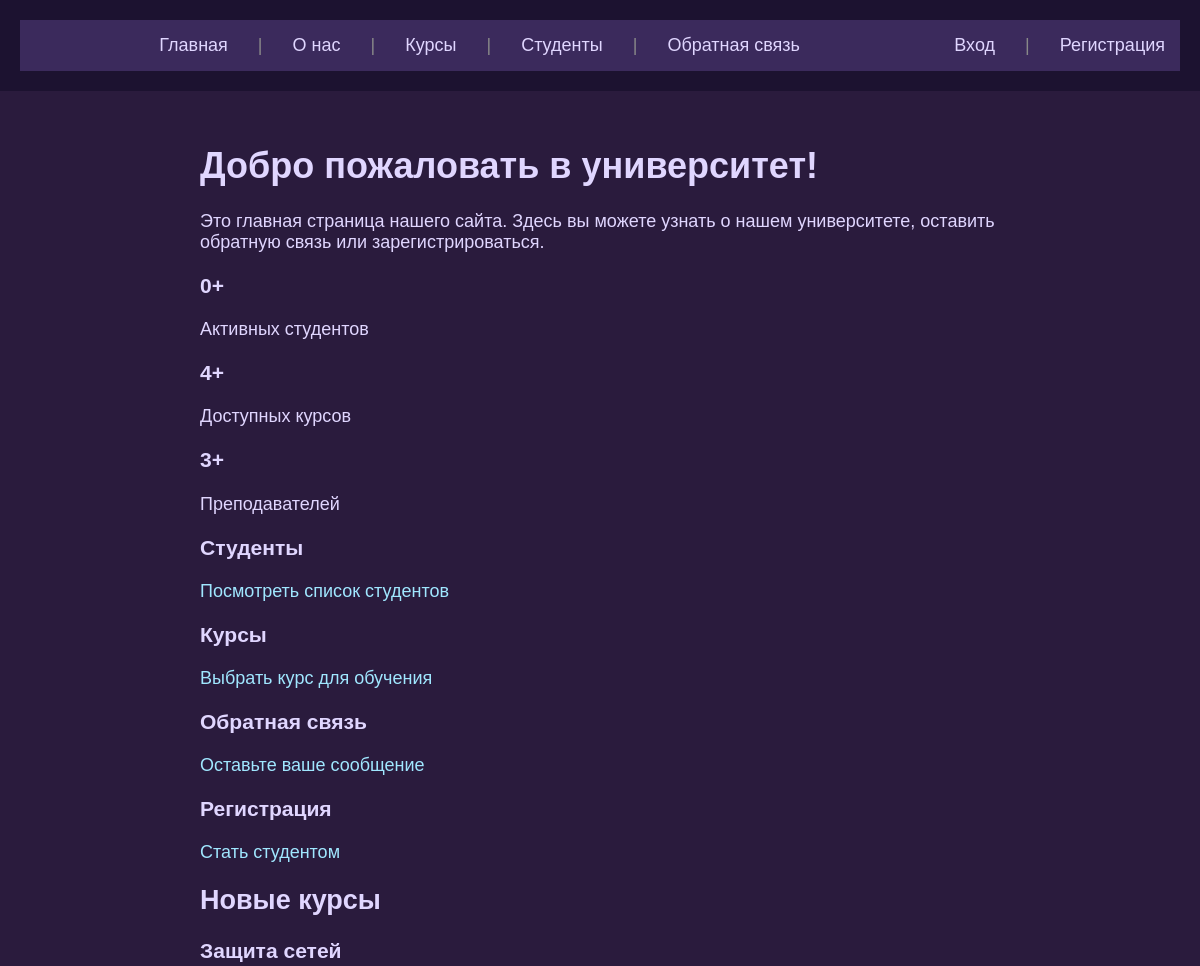
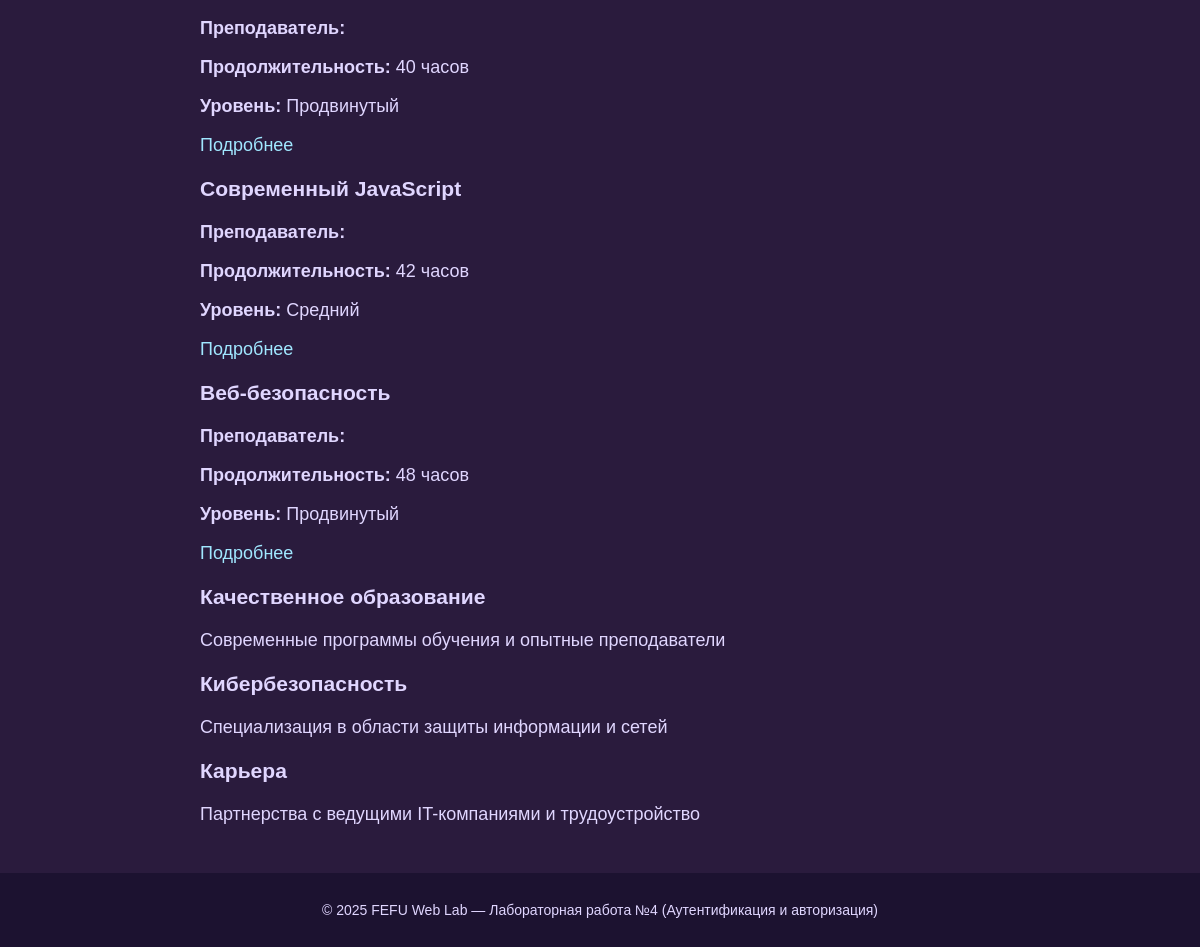
Before: / with the older database file (2 pictures, top to bottom).
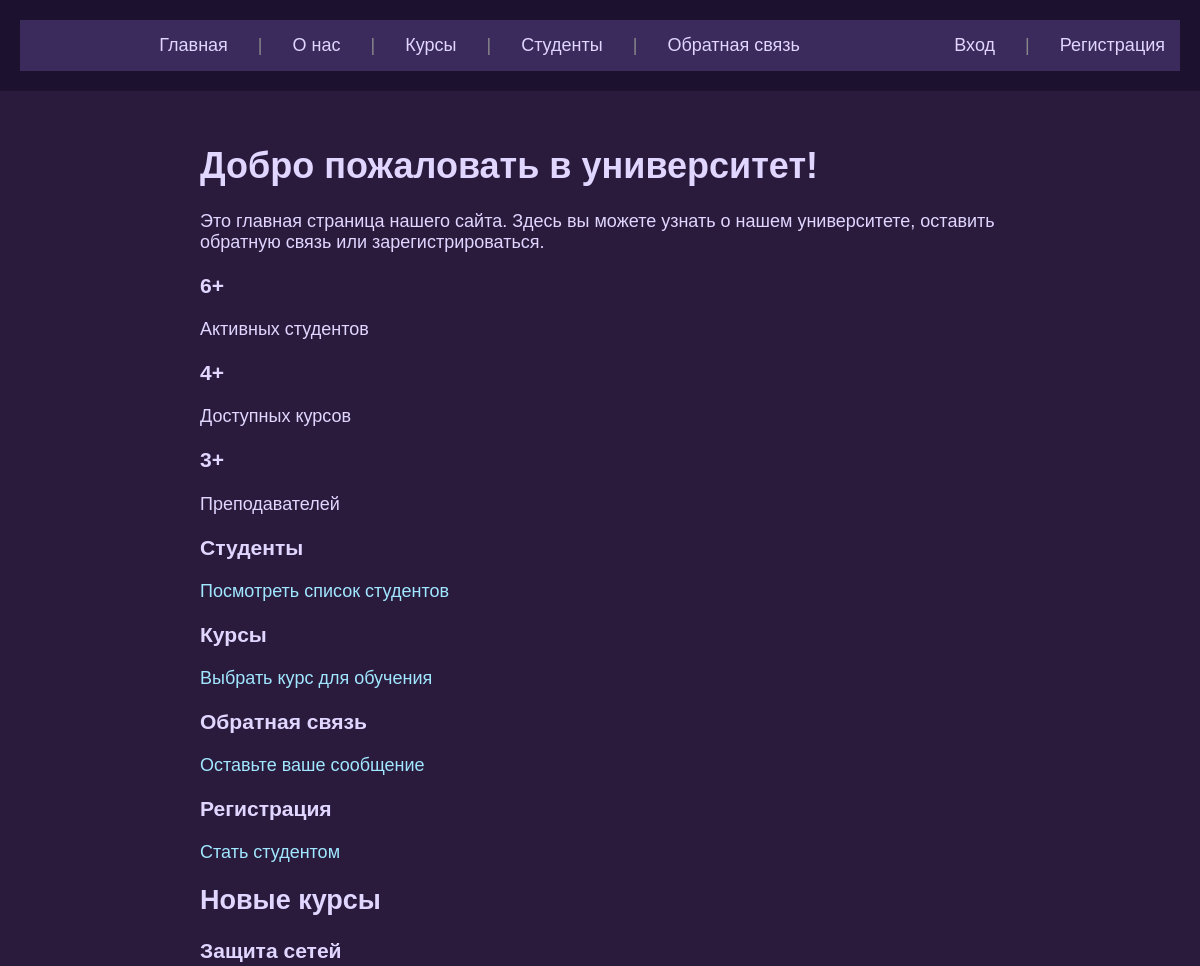
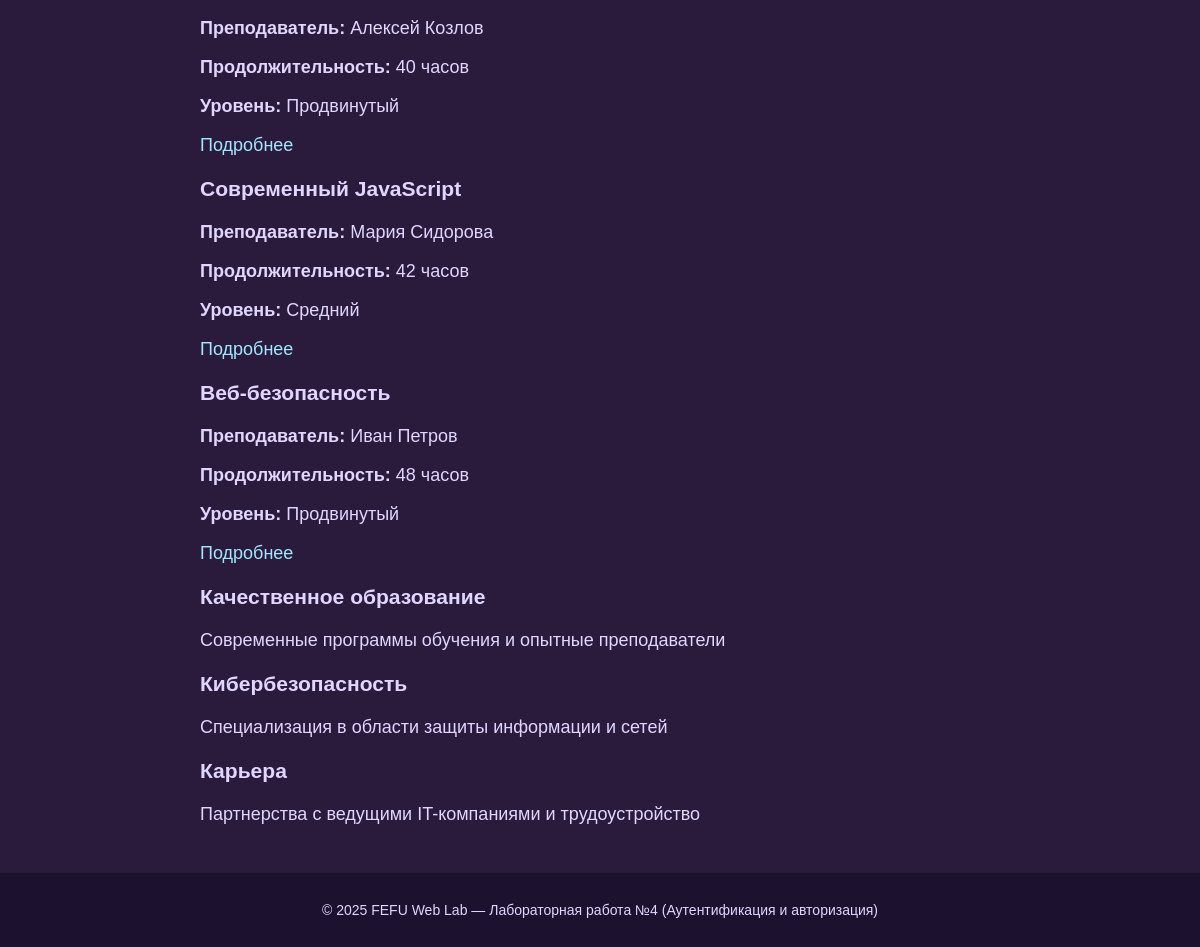
After: the same page with the newer database file (2 pictures, top to bottom).
### fefu_lab/models.py (models this page shows, shortened)
class Course(models.Model):
    LEVEL_CHOICES = [
        ('BEGINNER', 'Начальный'),
        ('INTERMEDIATE', 'Средний'),
        ('ADVANCED', 'Продвинутый'),
    ]
    title = models.CharField(max_length=200, unique=True, verbose_name='Название')
    slug = models.SlugField(max_length=200, unique=True, verbose_name='Slug')
    description = models.TextField(verbose_name='Описание')
    duration = models.PositiveIntegerField(verbose_name='Продолжительность (часы)')
    instructor = models.ForeignKey(
        Instructor,
        on_delete=models.SET_NULL,
        null=True,
        blank=True,
        related_name='courses',
        verbose_name='Преподаватель'
    )
    level = models.CharField(max_length=12, choices=LEVEL_CHOICES, default='BEGINNER', verbose_name='Уровень')
    is_active = models.BooleanField(default=True, verbose_name='Активен')
    created_at = models.DateTimeField(auto_now_add=True)
    class Meta:
        verbose_name = 'Курс'
        verbose_name_plural = 'Курсы'
        ordering = ['title']

class Instructor(models.Model):
    user = models.OneToOneField(
        User,
        on_delete=models.CASCADE,
        related_name='instructor_profile',
        verbose_name='Преподаватель'
    )
    specialization = models.CharField(max_length=100, blank=True, verbose_name='Специализация')
    degree = models.CharField(max_length=100, blank=True, verbose_name='Учёная степень')
    is_active = models.BooleanField(default=True, verbose_name='Активен')
    class Meta:
        verbose_name = 'Преподаватель'
        verbose_name_plural = 'Преподаватели'
    @property
    def full_name(self):
        return self.user.get_full_name()

### fefu_lab/views.py (the view)
# urls.py: path('', views.HomeView.as_view(), name='home'),
class HomeView(View):
    def get(self, request):
        try:
            total_students = UserProfile.objects.filter(role='STUDENT', is_active=True).count()
            total_courses = Course.objects.filter(is_active=True).count()
            total_instructors = Instructor.objects.filter(is_active=True).count()
            recent_courses = Course.objects.filter(is_active=True).order_by('-created_at')[:3]
        except Exception as e:
            raise Http404(f"Ошибка загрузки данных: {e}")
        context = {
            'total_students': total_students,
            'total_courses': total_courses,
            'total_instructors': total_instructors,
            'recent_courses': recent_courses,
        }
        return render(request, 'fefu_lab/home.html', context)

### fefu_lab/templates/fefu_lab/home.html (shortened to what this page needs)
{% extends "fefu_lab/base.html" %}
{% block heading %}Добро пожаловать в университет!{% endblock %}
{% block content %}
<div class="text-center mb-20">
    <p>Это главная страница нашего сайта. Здесь вы можете узнать о нашем университете, оставить обратную связь или зарегистрироваться.</p>
</div>
<div class="info-grid mb-20">
    <div class="info-item text-center">
        <h3> {{ total_students }}+</h3>
        <p>Активных студентов</p>
    </div>
    <div class="info-item text-center">
        <h3>{{ total_courses }}+</h3>
        <p>Доступных курсов</p>
    </div>
    <div class="info-item text-center">
        <h3>{{ total_instructors }}+</h3>
        <p>Преподавателей</p>
    </div>
</div>
<div class="quick-links mt-20">
    <a href="{% url 'student_list' %}" class="quick-link">
        <h3>Студенты</h3>
        <p>Посмотреть список студентов</p>
    </a>
    <a href="{% url 'course_list' %}" class="quick-link">
        <h3>Курсы</h3>
        <p>Выбрать курс для обучения</p>
    </a>
    <a href="/feedback/" class="quick-link">
        <h3>Обратная связь</h3>
        <p>Оставьте ваше сообщение</p>
    </a>
    <a href="/register/" class="quick-link">
        <h3>Регистрация</h3>
        <p>Стать студентом</p>
    </a>
</div>
{% if recent_courses %}
<div class="mt-20">
    <h2>Новые курсы</h2>
    <div class="info-grid">
        {% for course in recent_courses %}
            <div class="info-item">
                <h3>{{ course.title }}</h3>
                <p><strong>Преподаватель:</strong>
                    {% if course.instructor %}
                        {{ course.instructor.full_name }}
                    {% else %}
                        Не назначен
                    {% endif %}
                </p>
                <p><strong>Продолжительность:</strong> {{ course.duration }} часов</p>
                <p><strong>Уровень:</strong> {{ course.get_level_display }}</p>
                <a href="{% url 'course' course.slug %}" class="btn" style="margin-top: 10px;">Подробнее</a>
            </div>
        {% endfor %}
    </div>
</div>
{% endif %}
<div class="about-features mt-20">
    <div class="feature-card">
        <h3>Качественное образование</h3>
        <p>Современные программы обучения и опытные преподаватели</p>
    </div>
    <div class="feature-card">
        <h3>Кибербезопасность</h3>
        <p>Специализация в области защиты информации и сетей</p>
    </div>
    <div class="feature-card">
        <h3>Карьера</h3>
        <p>Партнерства с ведущими IT-компаниями и трудоустройство</p>
    </div>
</div>
{% endblock %}

Changed rows visible on the page:
changed Course "Защита сетей": instructor.full_name (not shown) → "Алексей Козлов"
changed Course "Современный JavaScript": instructor.full_name (not shown) → "Мария Сидорова"
changed Course "Веб-безопасность": instructor.full_name (not shown) → "Иван Петров"
Other visible differences:
{{ total_students }}: "0" → "6"
